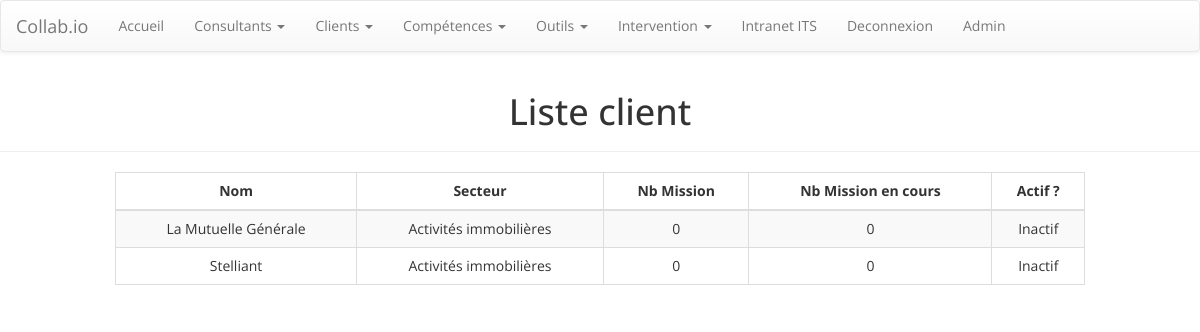
The page /client/ (signed in) on the database as committed earlier.
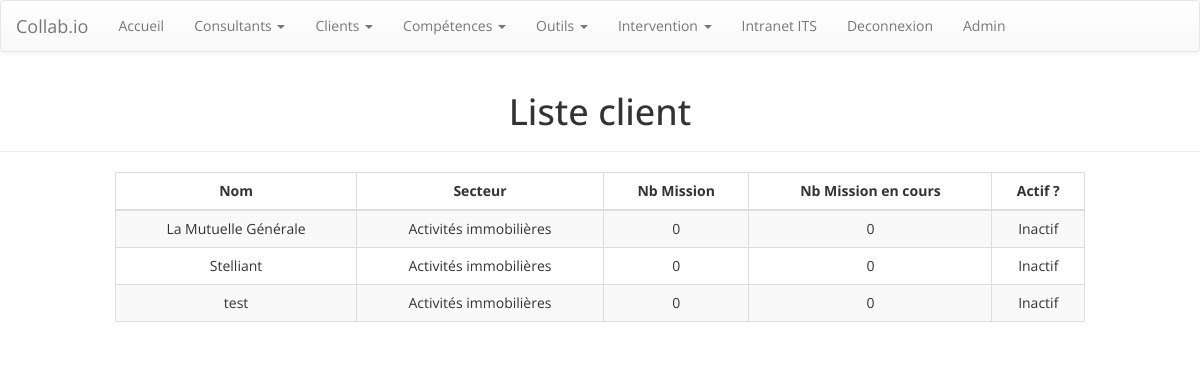
The same page on the database as committed later.
### collab/models.py (models this page shows, shortened)
class client(models.Model):
    nomClient = models.CharField(max_length=250)
    SECTEUR = (
        ('1','Activités immobilières '),
        ('2','Agriculture'),
        ('3','Agroalimentaire'),
        ('4','Armée, sécurité'),
        ('5','Art, Design'),
        ('6','Assurance'),
        ('6B','Assurance de Personne'),
        ('7','Audiovisuel, Spectacle, Cinéma'),
        ('8','Audit, Études et conseils, Expertise'),
        ('9','Automobile et  réparation automobile '),
        ('10','Banque'),
        ('11','Bois / Papier / Carton'),
        ('12','BTP, Architecture'),
        ('13','Chimie / Parachimie'),
        ('14','Commerce / Négoce'),
        ('15','Commerce du jeu '),
        ('16','Construction aéronautique, ferroviaire et navale'),
        ('17','Culture, Artisanat d\'art'),
        ('18','Distribution'),
        ('19','Droit, justice'),
        ('20','e-commerce'),
        ('21','Édition / imprimerie / reproduction / Communication / Multimédia'),
        ('22','Edition, Journalisme'),
        ('23','Électricité'),
        ('24','Electronique, Electrotechnique'),
        ('25','Energie'),
        ('26','Enseignement et éducation '),
        ('27','Environnement'),
        ('28','Fonction publique'),
        ('29','Hôtellerie , Café, Tabac et Restauration'),
        ('30','Imprimerie'),
        ('3D','Industrie'),
        ('31','Industrie du tabac '),
        ('32','Industrie pharmaceutique'),
        ('33','Informatique, Numérique et Réseaux'),
        ('34','Logistique'),
        ('35','Machines et équipements'),
        ('36','Maintenance, entretien'),
        ('37','Marketing, publicité, Communication'),
        ('38','Matériaux de construction, , Transformations'),
        ('39','Métallurgie'),
        ('40','Mode / Textile / Habillement / Chaussure'),
        ('41','Plastique / Caoutchouc'),
        ('42','Poste et télécommunications '),
        ('43','Recherche et développement '),
        ('44','Récupération '),
        ('45','Santé, médical'),
        ('46','Services aux entreprises'),
        ('47','Social, Services à la personne'),
        ('48','Sport et loisirs'),
        ('49','Tourisme'),
        ('50','Transports')
    )
    domaineClient = models.CharField(max_length=2, choices=SECTEUR, default='1')
    logoClient = models.ImageField(upload_to='collab/static/collab', blank=True, null=True)

### collab/views.py (the view)
# urls.py: path('client/', views.liste_client, name='liste_client'),
def liste_client(request):
    template = loader.get_template('collab/liste_client2.html')
    client_list= client.objects.all().order_by('nomClient')
    context={'clients':client_list}
    return HttpResponse(template.render(context, request))

### collab/templatetags/collab_extras.py (called while the page is built, shortened)
@register.filter(name='recup_client_secteur_propre')
def recup_client_secteur_propre(client_id):
    secteur = get_object_or_404(client, pk=client_id).get_domaineClient_display()
    return secteur

@register.filter(name='recup_mission')
def recup_mission(id_client):
    missions = experiences.objects.filter(client=id_client).count()
    return missions

@register.filter(name='recup_mission_en_cours')
def recup_mission_en_cours(id_client):
    missions = experiences.objects.filter(client=id_client)
    nb=0
    if not missions:
        nb=0
    return nb

@register.filter(name='statut_client')
def statut_client(id_client):
    missions = experiences.objects.filter(client=id_client)
    if not missions:
        statut = "Inactif"
    return statut

### collab/templates/collab/liste_client2.html
{% extends 'collab/base.html' %}
{% load collab_extras %}
{% block content %}
    <div class="page-header">
        <h1 class="text-center">Liste client</h1></div>
    <div class="container" id="container">
        <div class="row">
            <div class="col-lg-10 col-lg-offset-1 col-md-10 col-md-offset-1 col-sm-10 col-sm-offset-1 col-xs-12">
                <div class="table-responsive" id="liste-consultant">
                    <table class="table table-striped table-bordered table-hover" data-toggle="table" data-pagination="true" data-search="true">
                        <thead>
                            <tr class="text-center">
                                <th class="text-center" data-sortable="true">Nom </th>
                                <th class="hidden-xs hidden-sm text-center" data-sortable="true">Secteur </th>
                                <th class="text-center" data-sortable="true">Nb Mission</th>
                                <th class="text-center" data-sortable="true">Nb Mission en cours</th>
                                <th class="hidden-xs hidden-sm text-center" data-sortable="true">Actif ?</th>
                            </tr>
                        </thead>
                        <tbody>
                            {% for cli in clients %}
                            {% with truc=cli.pk %}
                            <tr>
                                <td>{{cli.nomClient}} </td>
                                <td class="hidden-xs hidden-sm">{{truc|recup_client_secteur_propre }} </td>
                                <td>{{truc|recup_mission}} </td>
                                <td>{{truc|recup_mission_en_cours}} </td>
                               <td class="hidden-xs hidden-sm">{{truc|statut_client}}</td>
                            </tr>
                            {% endwith %}
                            {% endfor %}
                        </tbody>
                    </table>
                </div>
            </div>
        </div>
    </div>
{% endblock %}

Rows that differ between the two databases and show on the page:
added client: nomClient "test", pk|recup_client_secteur_propre "Activités immobilières", pk|recup_mission "0", pk|recup_mission_en_cours "0", pk|statut_client "Inactif"
